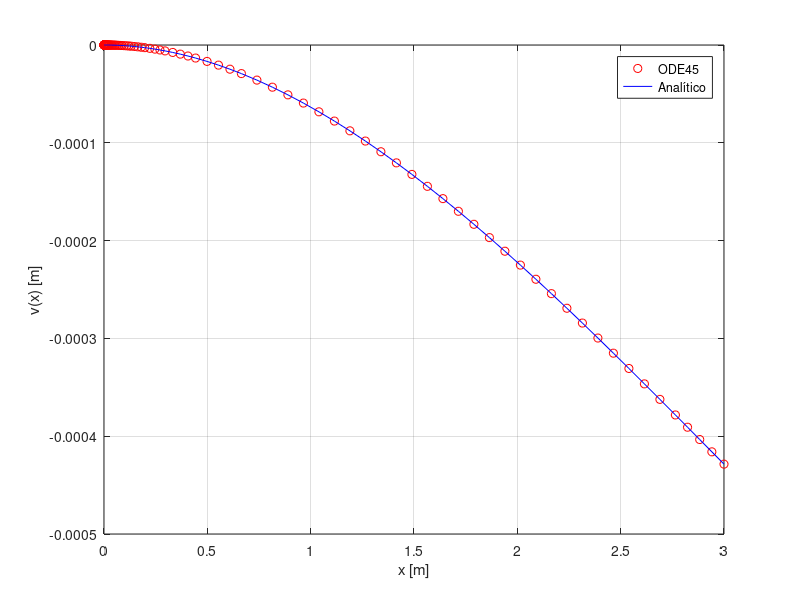

The MATLAB source for this figure:
function [x,v] = RA232488_L12_02()
    
    clc; clear; close all force;

    E = 210 * 10^9;
    I = 0.0005;
    P = 5000;
    L = 3;

    u0 = [0; 0];
    tspan = [0 L];

    f = @(t, y) [y(2); -P/(E*I) * (L - t)];

    [x, v] = ode45(f, tspan, u0);

    v_analitico = - P*L/(2*E*I) * x.^2 + P/(6*E*I) * x.^3;

    plot(x, v(:,1), 'ro', x, v_analitico, 'b');
    legend('ODE45', 'Analítico');
    xlabel('x [m]');
    ylabel('v(x) [m]');
    grid on;
    
end